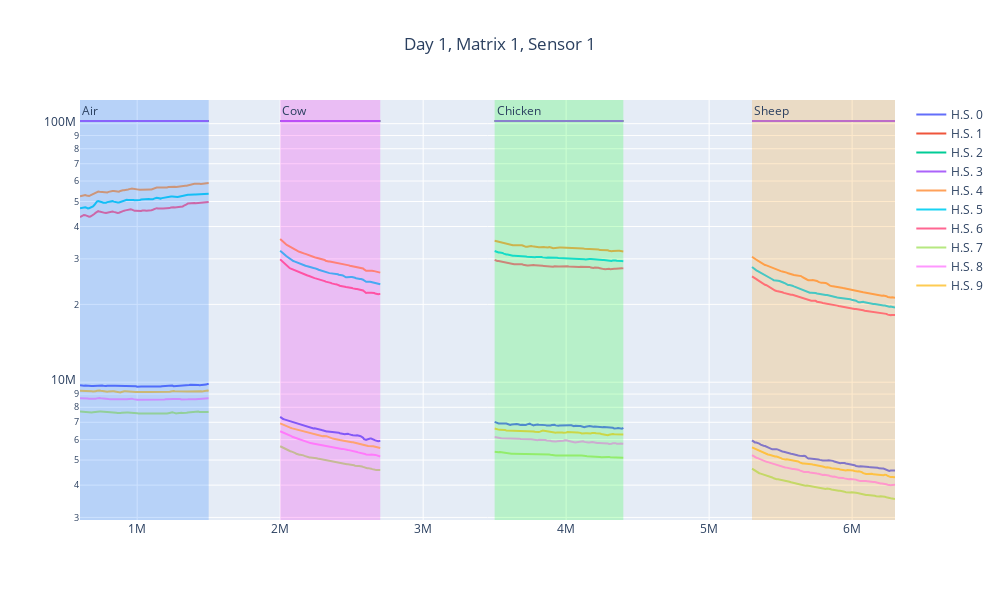

The cell this chart's notebook holds for it:
### Code cell
plot_cls(cls_list_forced, day, mat, sensor)

### Figure 1 — Plotly figure (JSON) as saved in the notebook; plotly's stock layout.template omitted (floating-point values rounded to 4 significant figures; data arrays with more than 128 entries replaced by an {"elided": "..."} marker saying what was removed)
{"data": [{"mode": "lines", "name": "H.S. 0", "type": "scatter", "x": {"elided": "404 float values"}, "y": {"elided": "404 float values"}}, {"mode": "lines", "name": "H.S. 1", "type": "scatter", "x": {"elided": "404 float values"}, "y": {"elided": "404 float values"}}, {"mode": "lines", "name": "H.S. 2", "type": "scatter", "x": {"elided": "404 float values"}, "y": {"elided": "404 float values"}}, {"mode": "lines", "name": "H.S. 3", "type": "scatter", "x": {"elided": "404 float values"}, "y": {"elided": "404 float values"}}, {"mode": "lines", "name": "H.S. 4", "type": "scatter", "x": {"elided": "404 float values"}, "y": {"elided": "404 float values"}}, {"mode": "lines", "name": "H.S. 5", "type": "scatter", "x": {"elided": "404 float values"}, "y": {"elided": "404 float values"}}, {"mode": "lines", "name": "H.S. 6", "type": "scatter", "x": {"elided": "404 float values"}, "y": {"elided": "404 float values"}}, {"mode": "lines", "name": "H.S. 7", "type": "scatter", "x": {"elided": "404 float values"}, "y": {"elided": "404 float values"}}, {"mode": "lines", "name": "H.S. 8", "type": "scatter", "x": {"elided": "404 float values"}, "y": {"elided": "404 float values"}}, {"mode": "lines", "name": "H.S. 9", "type": "scatter", "x": {"elided": "404 float values"}, "y": {"elided": "404 float values"}}], "layout": {"annotations": [{"showarrow": false, "text": "Air", "x": 600000, "xanchor": "left", "xref": "x", "y": 1, "yanchor": "top", "yref": "y domain"}, {"showarrow": false, "text": "Cow", "x": 2000000, "xanchor": "left", "xref": "x", "y": 1, "yanchor": "top", "yref": "y domain"}, {"showarrow": false, "text": "Chicken", "x": 3500000, "xanchor": "left", "xref": "x", "y": 1, "yanchor": "top", "yref": "y domain"}, {"showarrow": false, "text": "Sheep", "x": 5300000, "xanchor": "left", "xref": "x", "y": 1, "yanchor": "top", "yref": "y domain"}], "height": 600, "shapes": [{"fillcolor": "#006BFF", "line": {"width": 0}, "opacity": 0.2, "type": "rect", "x0": 600000, "x1": 1500000, "xref": "x", "y0": 0, "y1": 1, "yref": "y domain"}, {"fillcolor": "#FF00EB", "line": {"width": 0}, "opacity": 0.2, "type": "rect", "x0": 2000000, "x1": 2700000, "xref": "x", "y0": 0, "y1": 1, "yref": "y domain"}, {"fillcolor": "#00FF14", "line": {"width": 0}, "opacity": 0.2, "type": "rect", "x0": 3500000, "x1": 4400000, "xref": "x", "y0": 0, "y1": 1, "yref": "y domain"}, {"fillcolor": "#FF9400", "line": {"width": 0}, "opacity": 0.2, "type": "rect", "x0": 5300000, "x1": 6300000, "xref": "x", "y0": 0, "y1": 1, "yref": "y domain"}], "title": {"text": "Day 1, Matrix 1, Sensor 1", "x": 0.5}, "width": 1000, "yaxis": {"type": "log"}}}
